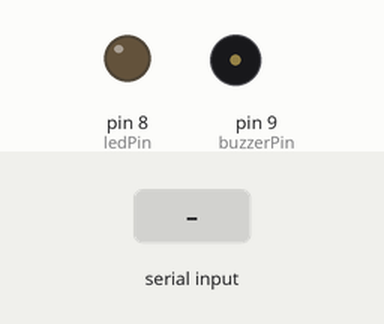
This sketch was run on a simulated Arduino Uno, built with avr-gcc and run on an emulated ATmega328P. Parts: output pins drawn as LEDs (lit = HIGH), buzzer (waves = sounding). Inputs (shaded band) come from the test bench.

Above: at 1.2 s.
1.3 s: "1" received over Serial
At 2.4 s:
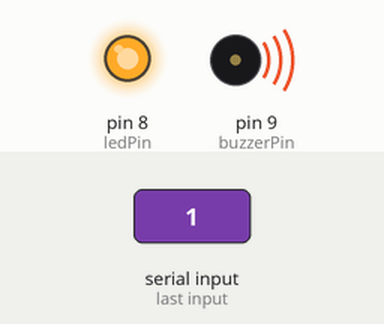
2.8 s: "0" received over Serial
At 3.6 s:
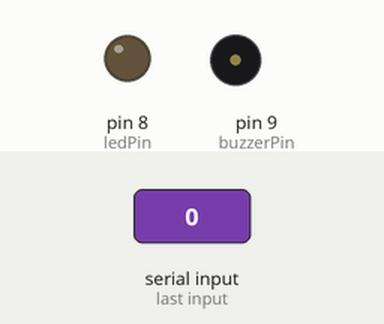
Timing chart, 0 to 5.8 s (numbered marks = the images above; inputs shaded):
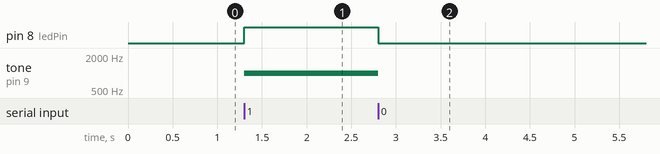

The sketch:

arduino_surucu_uyari_sistemi.ino
```cpp
const int ledPin = 8;
const int buzzerPin = 9;


char gelenKomut;

void setup() {

  pinMode(ledPin, OUTPUT);
  pinMode(buzzerPin, OUTPUT);


  Serial.begin(9600);


  digitalWrite(ledPin, LOW);
  noTone(buzzerPin);
}

void loop() {

  if (Serial.available() > 0) {
    gelenKomut = Serial.read();


    if (gelenKomut == '1') {
      digitalWrite(ledPin, HIGH);
      tone(buzzerPin, 1000);
    }


    else if (gelenKomut == '0') {
      digitalWrite(ledPin, LOW);
      noTone(buzzerPin);
    }
  }
}
```

Measured:
- after the input at 1.3 s, pin 8 (ledPin): LOW → HIGH at once; tone on pin 9 (buzzerPin): silent → 1000 Hz at once
- after the input at 2.8 s, pin 8 (ledPin): HIGH → LOW at once; tone on pin 9 (buzzerPin): 1000 Hz → silent at once
